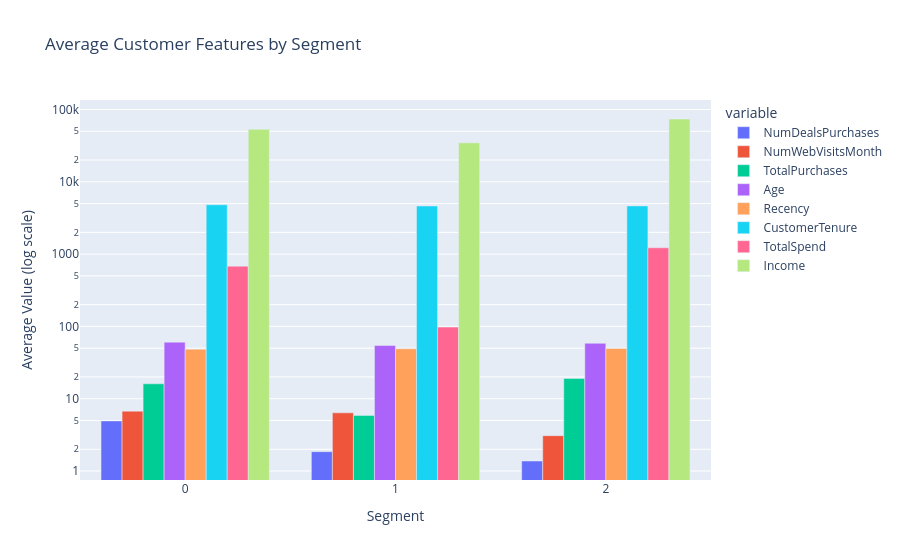

Source (notebook cell):
### Code cell
# grouped bar chart — average feature value per segment, log scale handles the range difference
fig = px.bar(
    xgb,
    barmode="group",
    title="Average Customer Features by Segment"
)
fig.update_layout(xaxis_title="Segment", yaxis_title="Average Value (log scale)")
fig.update_yaxes(type="log")
fig.show()

### Figure 1 — Plotly figure (JSON) as saved in the notebook; plotly's stock layout.template omitted (floating-point values rounded to 4 significant figures)
{"data": [{"alignmentgroup": "True", "hovertemplate": "variable=NumDealsPurchases<br>index=%{x}<br>value=%{y}<extra></extra>", "legendgroup": "NumDealsPurchases", "marker": {"color": "#636efa", "pattern": {"shape": ""}}, "name": "NumDealsPurchases", "offsetgroup": "NumDealsPurchases", "orientation": "v", "showlegend": true, "textposition": "auto", "type": "bar", "x": [0, 1, 2], "xaxis": "x", "y": [4.935, 1.854, 1.377], "yaxis": "y"}, {"alignmentgroup": "True", "hovertemplate": "variable=NumWebVisitsMonth<br>index=%{x}<br>value=%{y}<extra></extra>", "legendgroup": "NumWebVisitsMonth", "marker": {"color": "#EF553B", "pattern": {"shape": ""}}, "name": "NumWebVisitsMonth", "offsetgroup": "NumWebVisitsMonth", "orientation": "v", "showlegend": true, "textposition": "auto", "type": "bar", "x": [0, 1, 2], "xaxis": "x", "y": [6.738, 6.379, 3.084], "yaxis": "y"}, {"alignmentgroup": "True", "hovertemplate": "variable=TotalPurchases<br>index=%{x}<br>value=%{y}<extra></extra>", "legendgroup": "TotalPurchases", "marker": {"color": "#00cc96", "pattern": {"shape": ""}}, "name": "TotalPurchases", "offsetgroup": "TotalPurchases", "orientation": "v", "showlegend": true, "textposition": "auto", "type": "bar", "x": [0, 1, 2], "xaxis": "x", "y": [16.09, 5.883, 19.11], "yaxis": "y"}, {"alignmentgroup": "True", "hovertemplate": "variable=Age<br>index=%{x}<br>value=%{y}<extra></extra>", "legendgroup": "Age", "marker": {"color": "#ab63fa", "pattern": {"shape": ""}}, "name": "Age", "offsetgroup": "Age", "orientation": "v", "showlegend": true, "textposition": "auto", "type": "bar", "x": [0, 1, 2], "xaxis": "x", "y": [60.64, 54.41, 58.48], "yaxis": "y"}, {"alignmentgroup": "True", "hovertemplate": "variable=Recency<br>index=%{x}<br>value=%{y}<extra></extra>", "legendgroup": "Recency", "marker": {"color": "#FFA15A", "pattern": {"shape": ""}}, "name": "Recency", "offsetgroup": "Recency", "orientation": "v", "showlegend": true, "textposition": "auto", "type": "bar", "x": [0, 1, 2], "xaxis": "x", "y": [48.45, 49.09, 49.55], "yaxis": "y"}, {"alignmentgroup": "True", "hovertemplate": "variable=CustomerTenure<br>index=%{x}<br>value=%{y}<extra></extra>", "legendgroup": "CustomerTenure", "marker": {"color": "#19d3f3", "pattern": {"shape": ""}}, "name": "CustomerTenure", "offsetgroup": "CustomerTenure", "orientation": "v", "showlegend": true, "textposition": "auto", "type": "bar", "x": [0, 1, 2], "xaxis": "x", "y": [4814.0, 4630.0, 4647.0], "yaxis": "y"}, {"alignmentgroup": "True", "hovertemplate": "variable=TotalSpend<br>index=%{x}<br>value=%{y}<extra></extra>", "legendgroup": "TotalSpend", "marker": {"color": "#FF6692", "pattern": {"shape": ""}}, "name": "TotalSpend", "offsetgroup": "TotalSpend", "orientation": "v", "showlegend": true, "textposition": "auto", "type": "bar", "x": [0, 1, 2], "xaxis": "x", "y": [681.2, 97.87, 1223.0], "yaxis": "y"}, {"alignmentgroup": "True", "hovertemplate": "variable=Income<br>index=%{x}<br>value=%{y}<extra></extra>", "legendgroup": "Income", "marker": {"color": "#B6E880", "pattern": {"shape": ""}}, "name": "Income", "offsetgroup": "Income", "orientation": "v", "showlegend": true, "textposition": "auto", "type": "bar", "x": [0, 1, 2], "xaxis": "x", "y": [53160.0, 34560.0, 73900.0], "yaxis": "y"}], "layout": {"barmode": "group", "legend": {"title": {"text": "variable"}, "tracegroupgap": 0}, "title": {"text": "Average Customer Features by Segment"}, "xaxis": {"anchor": "y", "domain": [0, 1], "title": {"text": "Segment"}}, "yaxis": {"anchor": "x", "domain": [0, 1], "title": {"text": "Average Value (log scale)"}, "type": "log"}}}
